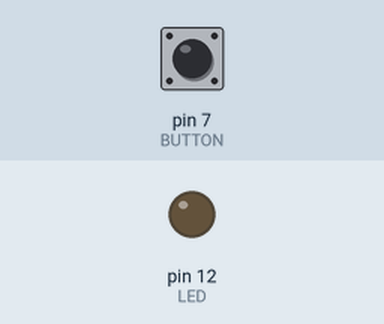
Recording of a sketch running on a simulated Arduino Uno, built with avr-gcc and run on an emulated ATmega328P. Shown: output pins drawn as LEDs (lit = HIGH). The test bench sets the inputs (shaded band); at power-on: pin 7 (BUTTON) LOW.

Above: at 1.2 s.
1.3 s: pin 7 (BUTTON) pulled HIGH for 0.15 s
At 1.37 s:
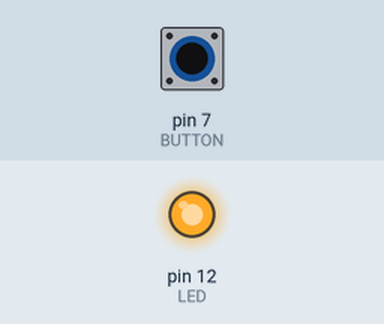
2.9 s: pin 7 (BUTTON) pulled HIGH for 3.2 s
At 7.4 s:
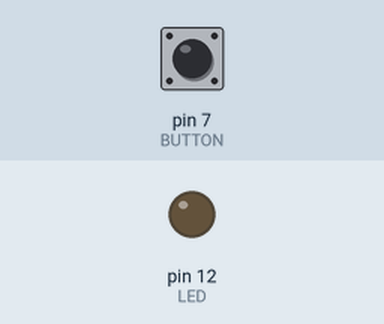
Timing chart, 0 to 8.9 s (numbered marks = the images above; inputs shaded):
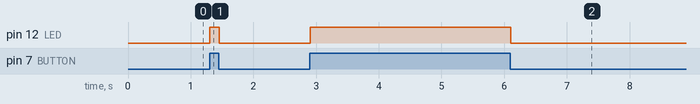

The sketch:

pushButton.ino
```cpp
// pushButton.ino

const int LED = 12;
const int BUTTON = 7;
int val = 0;
int val_old = 0;
int state = 0;

void setup() {
  pinMode(LED, OUTPUT);
  pinMode(BUTTON, INPUT);
}

void loop() {
  val = digitalRead(BUTTON);
  // if(val == HIGH && state == 0 && val != val_old){
  if(val == HIGH){
    digitalWrite(LED, HIGH);
    delay(5);
    state = 1;
  // }else if(val == HIGH && state == 1 && val != val_old){
  }else{
    digitalWrite(LED, LOW);
    delay(5);
    state = 0;
  }
  val_old = val;
}
```

Measured:
- after the input at 1.3 s, pin 12 (LED): LOW → HIGH at once, → LOW 0.15 s later
- after the input at 2.9 s, pin 12 (LED): LOW → HIGH at once, → LOW 3.2 s later
